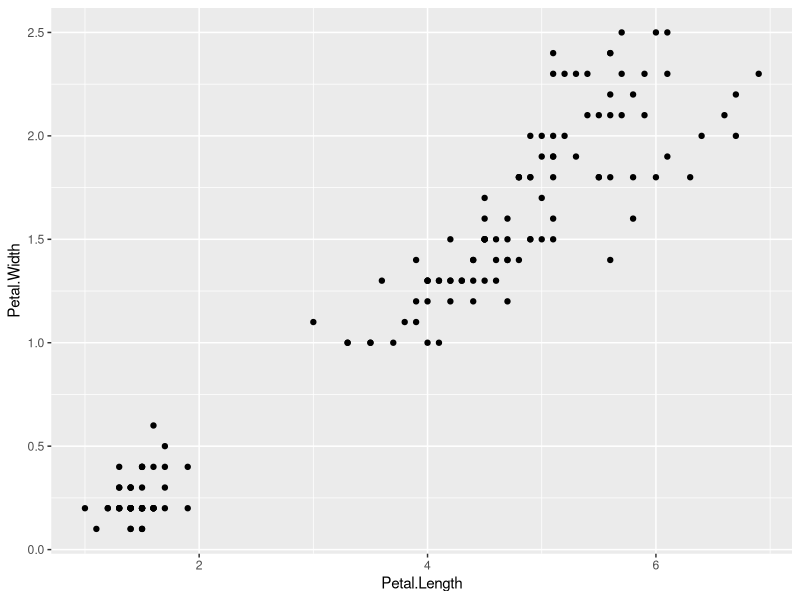
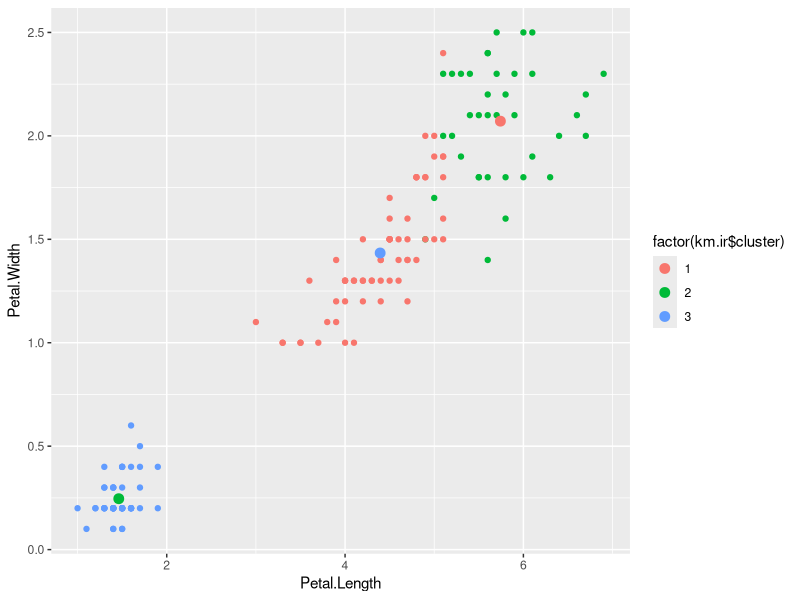
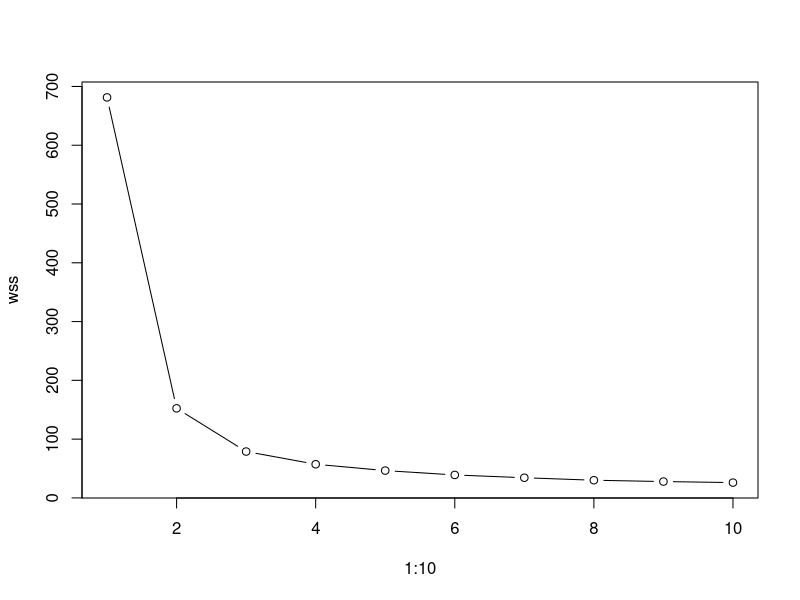

Write the R code that produced these figures, in order.
## Unsupervised learning
library(ggplot2)
#### Display the contents #### 
ggplot(iris,aes(Petal.Length,Petal.Width))+
  geom_point()
km.ir <- kmeans(iris[,-5],centers=3,nstart = 20)
km.ir
ggplot(iris,aes(Petal.Length,Petal.Width))+
  geom_point(aes(col=factor(km.ir$cluster))) + geom_point(data=as.data.frame(km.ir$centers),
                            aes(Petal.Length,Petal.Width,
                              col=unique(factor(km.ir$cluster))),size=3)
wss <- NULL
for(i in 1:10){
  km.mod <- kmeans(iris[,-5],centers = i,nstart=20)
  wss[i]<- km.mod$tot.withinss
}
plot(1:10,wss,type="b")

km.ir$centers
iris$Cluster <- factor(km.ir$cluster)

iris[iris$Cluster==3,]

